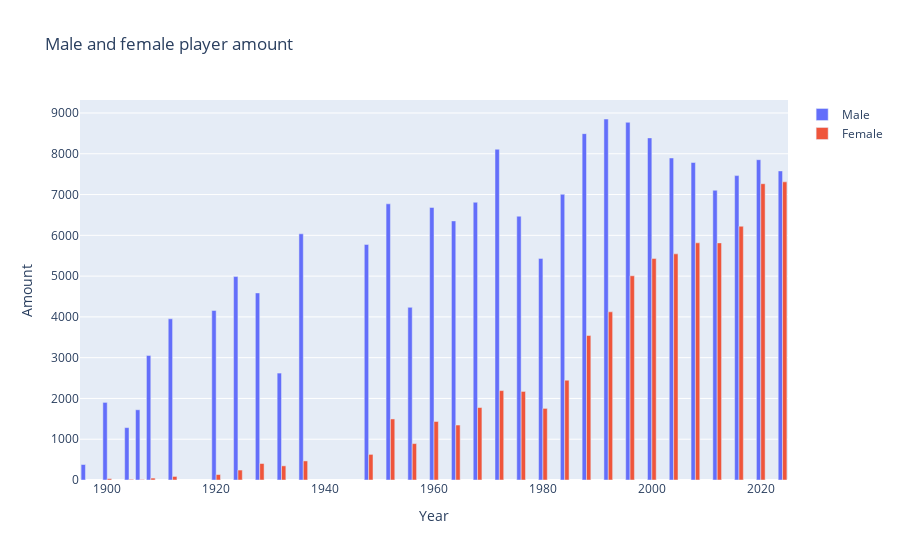

The cell this chart's notebook holds for it:
### Markdown cell above
6. Сколько женщин и мужчин участвовало в Летних Олимпийских играх каждый год?

### Code cell
import plotly.graph_objs as go


df = df_all.groupby(["Year", "Sex"])["Sex"].size().reset_index(name="amount")

fig = go.Figure()
df_male = df[df["Sex"] == "M"]
fig.add_trace(go.Bar(x=df_male["Year"],
                     y=df_male["amount"],
                     name="Male"))

df_female = df[df["Sex"] == "F"]
fig.add_trace(go.Bar(x=df_female["Year"],
                     y=df_female["amount"],
                     name="Female"))

fig.update_layout(title_text="Male and female player amount",
                  barmode="group",
                  xaxis_title="Year",
                  yaxis_title="Amount")

### Figure 1 — Plotly figure (JSON) as saved in the notebook; plotly's stock layout.template omitted (floating-point values rounded to 4 significant figures)
{"data": [{"name": "Male", "type": "bar", "x": [1896, 1900, 1904, 1906, 1908, 1912, 1920, 1924, 1928, 1932, 1936, 1948, 1952, 1956, 1960, 1964, 1968, 1972, 1976, 1980, 1984, 1988, 1992, 1996, 2000, 2004, 2008, 2012, 2016, 2020, 2024], "y": [380, 1903, 1285, 1722, 3054, 3953, 4158, 4989, 4588, 2622, 6038, 5777, 6773, 4234, 6684, 6354, 6811, 8111, 6469, 5435, 7007, 8494, 8853, 8772, 8390, 7897, 7786, 7105, 7465, 7855, 7580]}, {"name": "Female", "type": "bar", "x": [1900, 1904, 1906, 1908, 1912, 1920, 1924, 1928, 1932, 1936, 1948, 1952, 1956, 1960, 1964, 1968, 1972, 1976, 1980, 1984, 1988, 1992, 1996, 2000, 2004, 2008, 2012, 2016, 2020, 2024], "y": [33, 16, 11, 47, 87, 134, 244, 404, 347, 468, 628, 1497, 893, 1435, 1348, 1777, 2193, 2172, 1756, 2447, 3543, 4124, 5008, 5431, 5546, 5816, 5815, 6223, 7266, 7312]}], "layout": {"autosize": true, "barmode": "group", "title": {"text": "Male and female player amount"}, "xaxis": {"autorange": true, "range": [1895, 2025], "title": {"text": "Year"}, "type": "linear"}, "yaxis": {"autorange": true, "range": [0, 9319.0], "title": {"text": "Amount"}, "type": "linear"}}}
